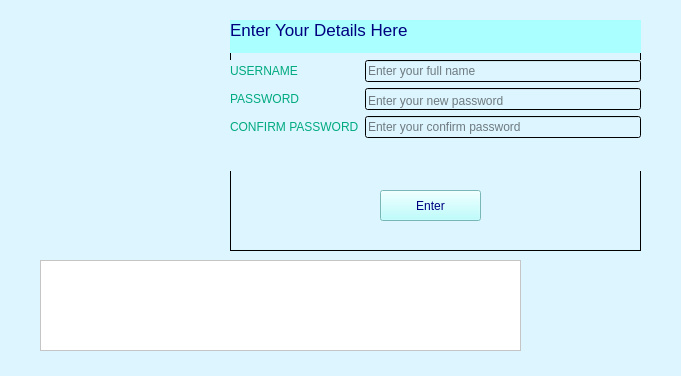
<?xml version="1.0" encoding="UTF-8"?>
<ui version="4.0">
 <class>Form</class>
 <widget class="QWidget" name="Form">
  <property name="geometry">
   <rect>
    <x>0</x>
    <y>0</y>
    <width>681</width>
    <height>376</height>
   </rect>
  </property>
  <property name="minimumSize">
   <size>
    <width>0</width>
    <height>0</height>
   </size>
  </property>
  <property name="sizeIncrement">
   <size>
    <width>0</width>
    <height>6</height>
   </size>
  </property>
  <property name="font">
   <font>
    <family>Rockwell Nova</family>
    <pointsize>4</pointsize>
   </font>
  </property>
  <property name="windowTitle">
   <string>Sign Up Page</string>
  </property>
  <property name="windowIcon">
   <iconset>
    <normaloff>img/295128.png</normaloff>img/295128.png</iconset>
  </property>
  <property name="toolTipDuration">
   <number>0</number>
  </property>
  <property name="layoutDirection">
   <enum>Qt::LeftToRight</enum>
  </property>
  <property name="styleSheet">
   <string notr="true">background-color: qlineargradient(spread:pad, x1:1, y1:0, x2:1, y2:0, stop:0 rgba(221, 245, 255, 255), stop:1 rgba(255, 255, 255, 255));</string>
  </property>
  <widget class="QFrame" name="frame">
   <property name="geometry">
    <rect>
     <x>230</x>
     <y>20</y>
     <width>411</width>
     <height>231</height>
    </rect>
   </property>
   <property name="frameShape">
    <enum>QFrame::StyledPanel</enum>
   </property>
   <property name="frameShadow">
    <enum>QFrame::Raised</enum>
   </property>
   <widget class="QLabel" name="label_4">
    <property name="geometry">
     <rect>
      <x>0</x>
      <y>0</y>
      <width>411</width>
      <height>33</height>
     </rect>
    </property>
    <property name="font">
     <font>
      <family>MS Shell Dlg 2</family>
      <pointsize>20</pointsize>
      <weight>9</weight>
      <italic>false</italic>
      <bold>false</bold>
      <stylestrategy>PreferAntialias</stylestrategy>
     </font>
    </property>
    <property name="styleSheet">
     <string notr="true">background-color: rgb(170, 255, 255);
font: 75 20pt &quot;MS Shell Dlg 2&quot;;
color: rgb(0, 0, 127);</string>
    </property>
    <property name="text">
     <string>&lt;html&gt;&lt;head/&gt;&lt;body&gt;&lt;p&gt;&lt;span style=&quot; vertical-align:super;&quot;&gt;Enter Your Details Here&lt;/span&gt;&lt;/p&gt;&lt;/body&gt;&lt;/html&gt;</string>
    </property>
   </widget>
   <widget class="QPushButton" name="crtaccnt">
    <property name="geometry">
     <rect>
      <x>150</x>
      <y>170</y>
      <width>101</width>
      <height>31</height>
     </rect>
    </property>
    <property name="styleSheet">
     <string notr="true">background-color: rgb(170, 255, 255);
font: 75 12pt &quot;MS Shell Dlg 2&quot;;
color: rgb(0, 0, 127);</string>
    </property>
    <property name="text">
     <string>Enter</string>
    </property>
   </widget>
   <widget class="QWidget" name="layoutWidget">
    <property name="geometry">
     <rect>
      <x>0</x>
      <y>40</y>
      <width>411</width>
      <height>111</height>
     </rect>
    </property>
    <layout class="QFormLayout" name="formLayout">
     <item row="0" column="0">
      <widget class="QLabel" name="label">
       <property name="baseSize">
        <size>
         <width>65</width>
         <height>1</height>
        </size>
       </property>
       <property name="styleSheet">
        <string notr="true">color: rgb(0, 170, 127);
font: 10pt &quot;MS Shell Dlg 2&quot;;
gridline-color: qlineargradient(spread:pad, x1:0, y1:0, x2:1, y2:0, stop:0 rgba(9, 41, 4, 255), stop:0.085 rgba(2, 79, 0, 255), stop:0.19 rgba(50, 147, 22, 255), stop:0.275 rgba(236, 191, 49, 255), stop:0.39 rgba(243, 61, 34, 255), stop:0.555 rgba(135, 81, 60, 255), stop:0.667 rgba(121, 75, 255, 255), stop:0.825 rgba(164, 255, 244, 255), stop:0.885 rgba(104, 222, 71, 255), stop:1 rgba(93, 128, 0, 255));
border-color: qlineargradient(spread:pad, x1:1, y1:0, x2:1, y2:0, stop:0 rgba(71, 1, 137, 255), stop:1 rgba(255, 255, 255, 255));</string>
       </property>
       <property name="text">
        <string>USERNAME</string>
       </property>
      </widget>
     </item>
     <item row="0" column="1">
      <widget class="QLineEdit" name="name">
       <property name="minimumSize">
        <size>
         <width>0</width>
         <height>0</height>
        </size>
       </property>
       <property name="text">
        <string/>
       </property>
       <property name="placeholderText">
        <string>Enter your full name</string>
       </property>
      </widget>
     </item>
     <item row="1" column="0">
      <widget class="QLabel" name="label_3">
       <property name="styleSheet">
        <string notr="true">color: rgb(0, 170, 127);
font: 10pt &quot;MS Shell Dlg 2&quot;;</string>
       </property>
       <property name="text">
        <string>PASSWORD</string>
       </property>
      </widget>
     </item>
     <item row="1" column="1">
      <widget class="QLineEdit" name="passcode">
       <property name="minimumSize">
        <size>
         <width>4</width>
         <height>0</height>
        </size>
       </property>
       <property name="maximumSize">
        <size>
         <width>16777214</width>
         <height>16777215</height>
        </size>
       </property>
       <property name="baseSize">
        <size>
         <width>0</width>
         <height>15</height>
        </size>
       </property>
       <property name="text">
        <string/>
       </property>
       <property name="alignment">
        <set>Qt::AlignBottom|Qt::AlignLeading|Qt::AlignLeft</set>
       </property>
       <property name="placeholderText">
        <string>Enter your new password</string>
       </property>
       <property name="QLineEdit" stdset="0">
        <string/>
       </property>
      </widget>
     </item>
     <item row="2" column="0">
      <widget class="QLabel" name="label_2">
       <property name="styleSheet">
        <string notr="true">color: rgb(0, 170, 127);
font: 10pt &quot;MS Shell Dlg 2&quot;;</string>
       </property>
       <property name="text">
        <string>CONFIRM PASSWORD</string>
       </property>
      </widget>
     </item>
     <item row="2" column="1">
      <widget class="QLineEdit" name="cnfrmpassco">
       <property name="placeholderText">
        <string>Enter your confirm password</string>
       </property>
      </widget>
     </item>
    </layout>
   </widget>
  </widget>
  <widget class="QTextBrowser" name="Message">
   <property name="geometry">
    <rect>
     <x>40</x>
     <y>260</y>
     <width>481</width>
     <height>91</height>
    </rect>
   </property>
   <property name="styleSheet">
    <string notr="true">background-color: rgb(255, 255, 255);
font: 75 10pt &quot;MS Shell Dlg 2&quot;;
color: rgb(0, 85, 0);</string>
   </property>
  </widget>
  <widget class="QLabel" name="label_5">
   <property name="geometry">
    <rect>
     <x>50</x>
     <y>60</y>
     <width>141</width>
     <height>131</height>
    </rect>
   </property>
   <property name="text">
    <string/>
   </property>
   <property name="textFormat">
    <enum>Qt::MarkdownText</enum>
   </property>
   <property name="pixmap">
    <pixmap>i2.png</pixmap>
   </property>
   <property name="scaledContents">
    <bool>true</bool>
   </property>
   <property name="wordWrap">
    <bool>true</bool>
   </property>
  </widget>
 </widget>
 <resources>
  <include location="img/img.qrc"/>
 </resources>
 <connections/>
</ui>
